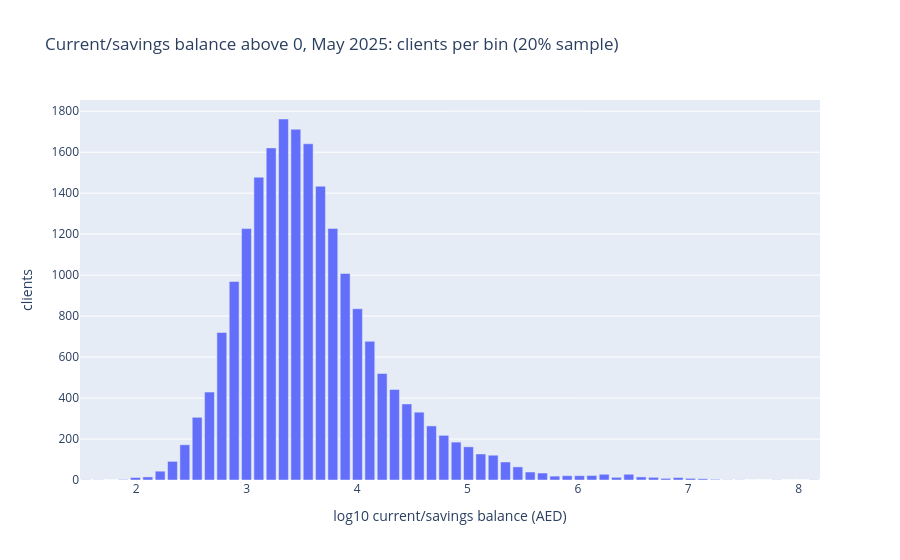

Notebook code cell kept with this figure:
### Markdown cell above
## 4. Amounts
Medians ordered by subsegment, heavy right tails, Private far above everyone else. Card limits are
a few product tiers: the largest tier at or below the profile's multiple of income (3× Private to
1.5× Mass), one tier up or down for a few new cards. Revolvers sit at higher utilisation than
transactors but rarely exactly at the limit.

### Code cell
amount_cols = [
    "casa_bal",
    "inflow_casa_vol",
    "outflow_casa_vol",
    "spend_cc_vol",
    "cc_limit",
    "cc_utilisation_ratio",
    "td_bal",
    "wealth_trad_bal",
    "wealth_digital_bal",
    "loan_personal_bal",
    "loan_home_bal",
    "fx_vol",
    "login_digital_mobile_cnt",
]
amt = read_output(
    str(DATA),
    "mart",
    ["client_id", "snapshot_month", "subsegment", "income", *amount_cols],
    client_sample=5,
)
may = amt[amt["snapshot_month"] == MAY]
print("Median of each amount among clients with a value above 0, May 2025, per subsegment")
print("(AED; utilisation a ratio; logins a count)")
medians = may.groupby("subsegment")[amount_cols].agg(lambda s: s[s > 0].median()).reindex(ORDER)
display(medians.round(2).rename(columns=lambda c: f"median {c}"))
counts, edges = np.histogram(np.log10(may.loc[may["casa_bal"] > 0, "casa_bal"]), bins=60)
px.bar(
    x=edges[:-1],
    y=counts,
    labels={"x": "log10 current/savings balance (AED)", "y": "clients"},
    title="Current/savings balance above 0, May 2025: clients per bin (20% sample)",
).show()

### Figure 1 — Plotly figure (JSON) as saved in the notebook; plotly's stock layout.template omitted (floating-point values rounded to 4 significant figures)
{"data": [{"hovertemplate": "log10 current/savings balance (AED)=%{x}<br>clients=%{y}<extra></extra>", "legendgroup": "", "marker": {"color": "#636efa", "pattern": {"shape": ""}}, "name": "", "orientation": "v", "showlegend": false, "textposition": "auto", "x": [1.546, 1.658, 1.769, 1.881, 1.993, 2.104, 2.216, 2.328, 2.44, 2.551, 2.663, 2.775, 2.886, 2.998, 3.11, 3.222, 3.333, 3.445, 3.557, 3.668, 3.78, 3.892, 4.004, 4.115, 4.227, 4.339, 4.45, 4.562, 4.674, 4.786, 4.897, 5.009, 5.121, 5.232, 5.344, 5.456, 5.568, 5.679, 5.791, 5.903, 6.014, 6.126, 6.238, 6.35, 6.461, 6.573, 6.685, 6.797, 6.908, 7.02, 7.132, 7.243, 7.355, 7.467, 7.579, 7.69, 7.802, 7.914, 8.025, 8.137], "xaxis": "x", "y": [1, 1, 0, 2, 12, 15, 43, 91, 172, 306, 429, 720, 969, 1227, 1478, 1621, 1762, 1712, 1641, 1434, 1228, 1008, 836, 677, 520, 442, 371, 331, 264, 218, 185, 162, 127, 121, 88, 64, 39, 34, 19, 21, 21, 22, 28, 13, 28, 15, 13, 8, 12, 8, 6, 3, 1, 1, 0, 0, 1, 0, 0, 1], "yaxis": "y", "type": "bar"}], "layout": {"xaxis": {"anchor": "y", "domain": [0.0, 1.0], "title": {"text": "log10 current/savings balance (AED)"}}, "yaxis": {"anchor": "x", "domain": [0.0, 1.0], "title": {"text": "clients"}}, "legend": {"tracegroupgap": 0}, "title": {"text": "Current/savings balance above 0, May 2025: clients per bin (20% sample)"}, "barmode": "relative"}}
